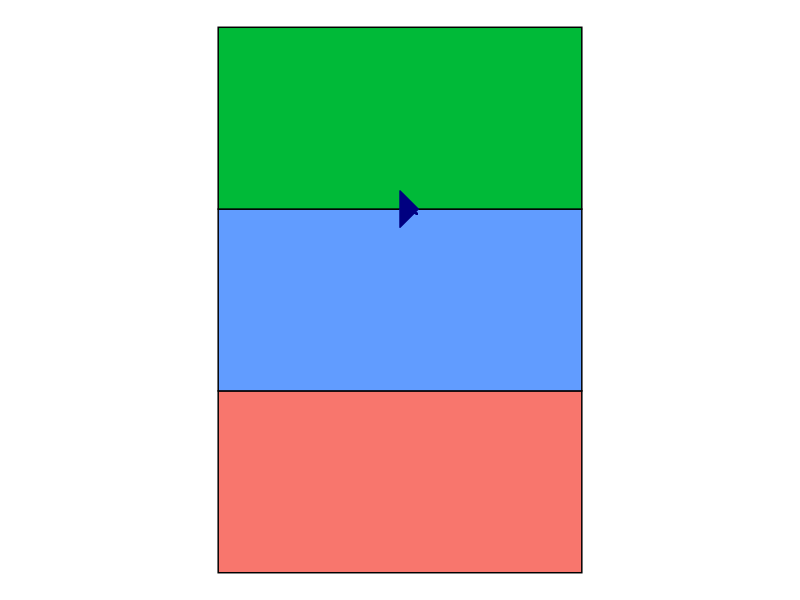
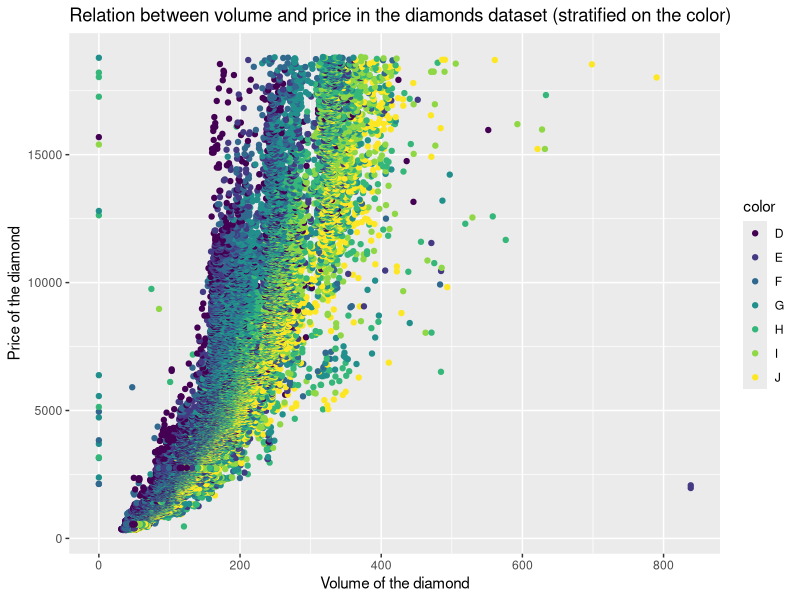

Write the R code that produced these figures, in order.
## ---- chunk 1
library(tidyverse)

b <- 2
a <- b*7
## ---- chunk 2
"Sub is the best captain" |> 
  print()
## ---- chunk 3
# Load tidyverse
library(tidyverse)

# Define colors
saffron <- "#FF9933"
white <- "#FFFFFF"
green <- "#138808"
navy_blue <- "#000080"

# Create a dataframe to define layers for colors
flag <- data.frame(
  xmin = c(0, 0, 0),
  xmax = c(10, 10, 10),
  ymin = c(0, 5, 10),
  ymax = c(5, 10, 15),
  color = c(green, white, saffron)
)

# Basic plot
p <- ggplot() +
  geom_rect(data = flag, 
            aes(xmin = xmin, xmax = xmax, ymin = ymin, ymax = ymax, fill = color),
            color = "black") +
  coord_fixed(ratio = 1) +
  theme_void() +
  theme(legend.position = "none")

# Adding the Ashoka Chakra
p <- p + 
  geom_polygon(data = data.frame(x = c(5, 5.5, 5), y = c(10, 10, 10.5)), 
               aes(x, y), 
               fill = navy_blue,
               color = navy_blue) +
  geom_polygon(data = data.frame(x = c(5, 5.5, 5), y = c(10, 10, 9.5)), 
               aes(x, y), 
               fill = navy_blue,
               color = navy_blue)

# 24 spokes in the Chakra
for(angle in seq(0, 360-15, by = 15)){
  x = 5 + 0.5 * cos(angle * pi / 180)
  y = 10 + 0.5 * sin(angle * pi / 180)
  
  p <- p + geom_line(aes(x = c(5, x), y = c(10, y)), color = navy_blue)
}

# Display flag
print(p)

## ---- chunk 4

#| echo: false

library(tidyverse)

list5 <- c("Subh", "Emmanuel", "Chuang", "Reka", "Adomas")

list5
## ---- chunk 5
diamonds |> 
	filter(x*y*z<1000) |> 
	ggplot(aes(x=x*y*z, y=price)) + 
	geom_point(aes(color=color)) +
	labs(title="Relation between volume and price in the diamonds dataset (stratified on the color)", x="Volume of the diamond", y="Price of the diamond")
